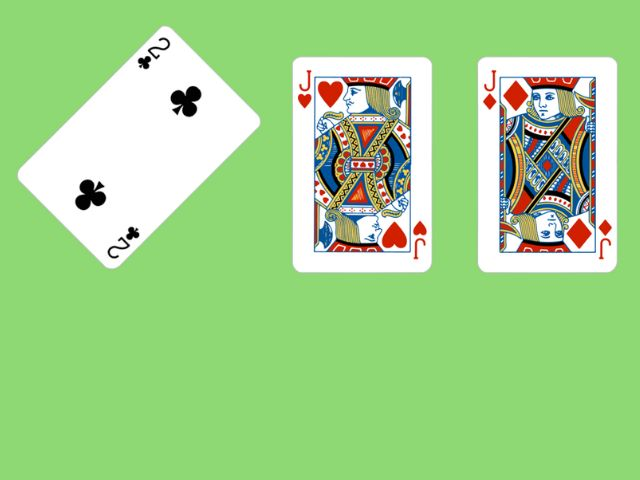
#> input picture PokerCard/image.jpg, 640 x 480 px
$ python -i process.py   (imports and definitions only)
#> lines starting #> are read from the running program, lines starting #| are printed output that depends on the picture; after the words box and inside, x2 and y2 are one past the last pixel; in counts of white or black regions, pixels touching at a corner belong together
#> further down, picture is the input picture: shape (480, 640, 3); mean B, G, R 140.4, 212.5, 161.2
import cv2
import matplotlib.pyplot as plt
import numpy as np

from processing.ColorHelper import ColorHelper
from utils import constants
from utils.MathHelper import MathHelper


def get_thresh(img):
    gray = cv2.cvtColor(img, cv2.COLOR_BGR2GRAY)
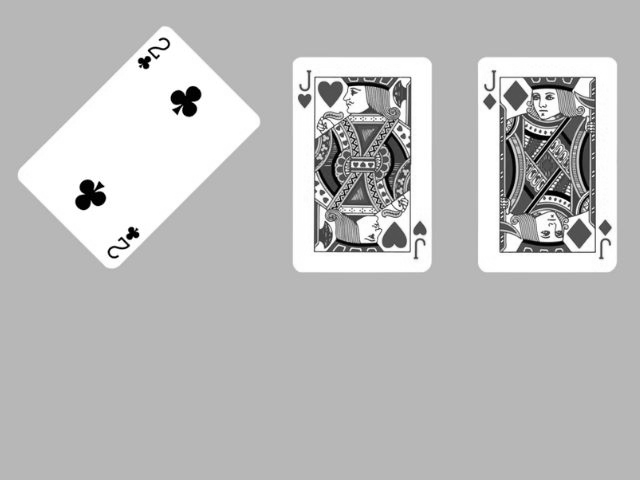
#> gray: shape (480, 640); min 0, max 255, mean 188.9
    # bin = ColorHelper.gray2bin(gray)
    blur = cv2.GaussianBlur(gray, (5, 5), 0)
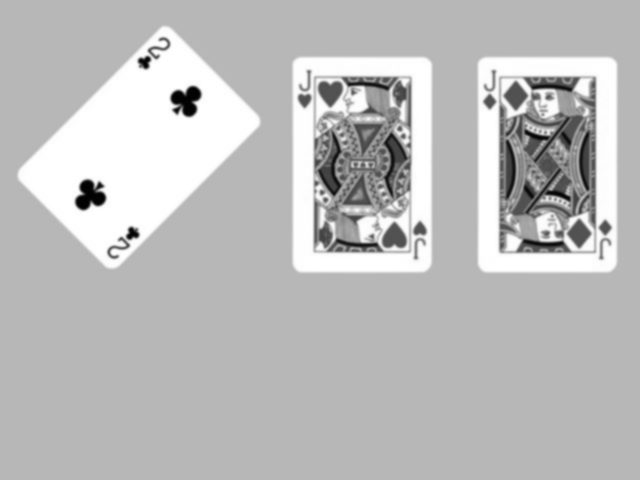
#> blur: shape (480, 640); min 1, max 255, mean 188.9
    canny = cv2.Canny(blur, 42, 89)
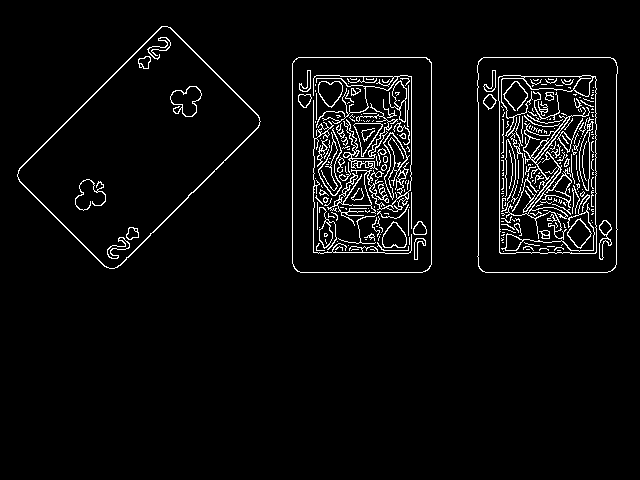
#> canny: shape (480, 640); 4.3% white in thin lines or dots, all inside (x1, y1, x2, y2) = (17, 26, 618, 273)
    kernel = np.ones((2, 2))
    dial = cv2.dilate(canny, kernel=kernel, iterations=2)
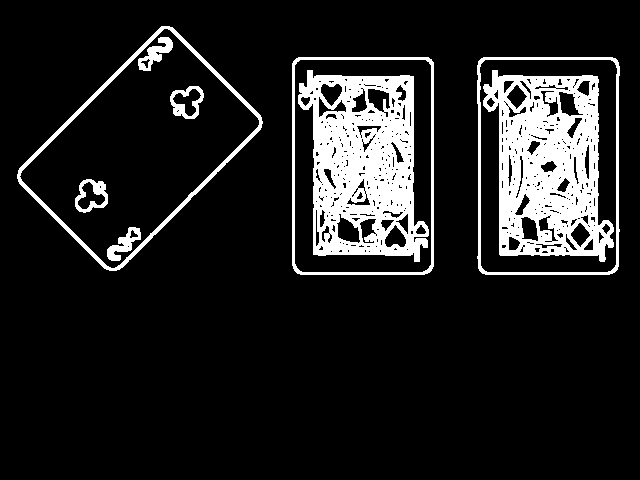
#> dial: shape (480, 640); 12.8% white; 9 white regions, largest, box (x1, y1, x2, y2) and area: (298, 70, 429, 262) 15190, (483, 70, 614, 262) 15054, (17, 26, 263, 271) 2899

    return dial


# [299 lines left out: functions find_corners_set, find_flatten_cards, get_corner_snip, split_rank_suit, template_matching, show_text and 1 more, not called in this run]

# endregion

>>> import cv2
>>> picture = cv2.imread('../image.jpg')
>>> result = get_thresh(picture)
